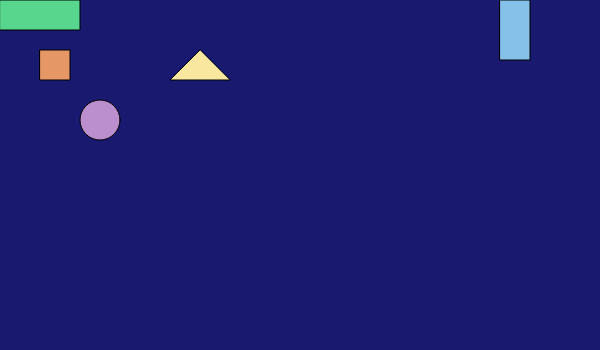
Frame 1 (no input)
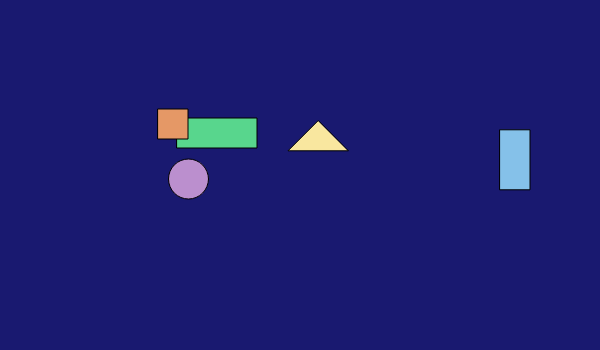
Frame 60 (no input)
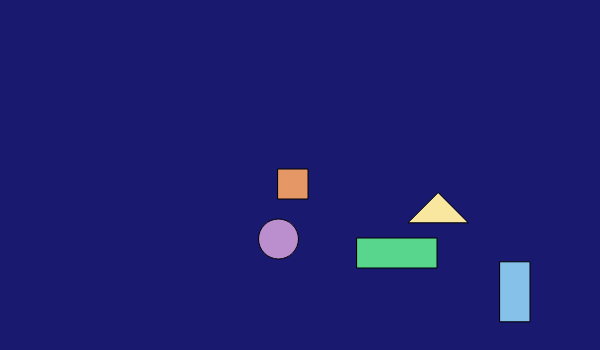
Frame 120 (the mouse pressed at the canvas centre since frame 60)

The p5.js sketch that drew these frames (run headless with seeded random() and noise() and a simulated clock; from frame 60 on, the mouse is pressed at the canvas centre):

// p5.js sketch
// ── sketch.js
var mintBrick, orangeBrick, purpleCircle, yellowTriangle, cyanRect;
function setup(){
    createCanvas(600,350);
}

var mintBrick = {
    x: 0,
    y: 0,
    w: 80,
    h: 30,
    xSpeed: 3,
    ySpeed: 2,
    colour: '#58D68D',
    draw: function(){
        fill( this.colour );
        rect(this.x, this.y, this.w, this.h);
    },
    move: function(){
        this.x += this.xSpeed;
        this.y += this.ySpeed;

        if(this.x < 0 || this.x > width - this.w){
            this.xSpeed *= -1;
        }
        if(this.y > height - this.h || this.y < 0){
            this.ySpeed *= -1;
        }
    }
};

var orangeBrick = {
    x: 40,
    y: 50,
    w: 30,
    h: 30,
    xSpeed: 2,
    ySpeed: 1,
    colour: '#E59866',
    draw: function(){
        fill( this.colour );
        rect(this.x, this.y, this.w, this.h);
    },
    move: function(){
        this.x += this.xSpeed;
        this.y += this.ySpeed;

        if(this.x < 0 || this.x > width - this.w){
            this.xSpeed *= -1;
        }
        if(this.y < 0 || this.y > height - this.h){
            this.ySpeed *= -1;
        }
    }
};

var purpleCircle = {
    x: 100,
    y: 120,
    radius: 20,
    xSpeed: 1.5,
    ySpeed: 1,
    colour: '#BB8FCE',
    draw: function(){
        fill(this.colour);
        ellipse(this.x, this.y, this.radius * 2, this.radius * 2);
    },
    move: function(){
        this.x += this.xSpeed;
        this.y += this.ySpeed;

        if(this.x < this.radius || this.x > width - this.radius) {
            this.xSpeed *= -1;
        }
        if(this.y > height - this.radius || this.y < this.radius) {
            this.ySpeed *= -1;
        }
    }
};

var yellowTriangle = {
    x: 200,
    y: 50,
    size: 30,
    xSpeed: 2,
    ySpeed: 1.2,
    colour: '#F9E79F',
    draw: function(){
        fill(this.colour);
        triangle(this.x, this.y, this.x - this.size, this.y + this.size, this.x + this.size, this.y + this.size);
    },
    move: function(){
        this.x += this.xSpeed;
        this.y += this.ySpeed;

        if (this.x < this.size || this.x > width - this.size) {
            this.xSpeed *= -1;
        }
        if (this.y > height - this.size || this.y < this.size) {
            this.ySpeed *= -1;
        }
    }
};

var cyanRect = {
    x: 500,
    y: 0,
    w: 30,
    h: 60,
    xSpeed: 0,
    ySpeed: 2.2,
    colour: '#85C1E9',
    draw: function(){
        fill(this.colour);
        rect(this.x, this.y, this.w, this.h);
    },
    move: function(){
        this.y += this.ySpeed;

        if (this.y < 0 || this.y > height - this.h) {
            this.ySpeed *= -1;
        }
    }
}; 

function draw(){
    background('#191970'); 
    mintBrick.draw();
    mintBrick.move();
    orangeBrick.draw();
    orangeBrick.move();
    purpleCircle.draw();
    purpleCircle.move();
    yellowTriangle.draw();
    yellowTriangle.move();
    cyanRect.draw();
    cyanRect.move();
}
